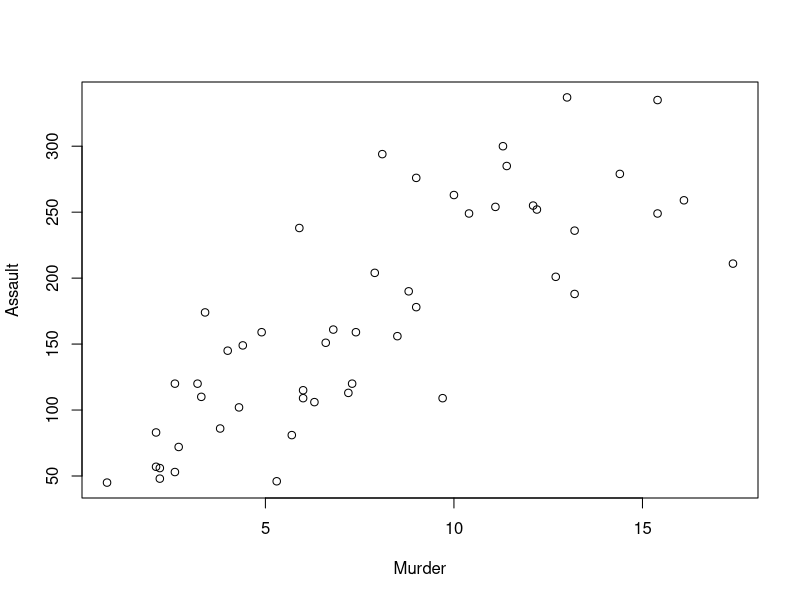
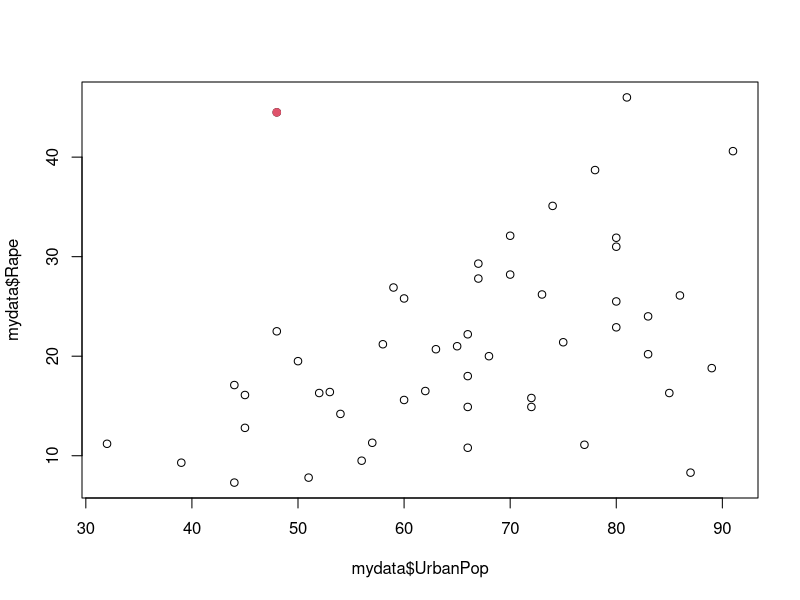
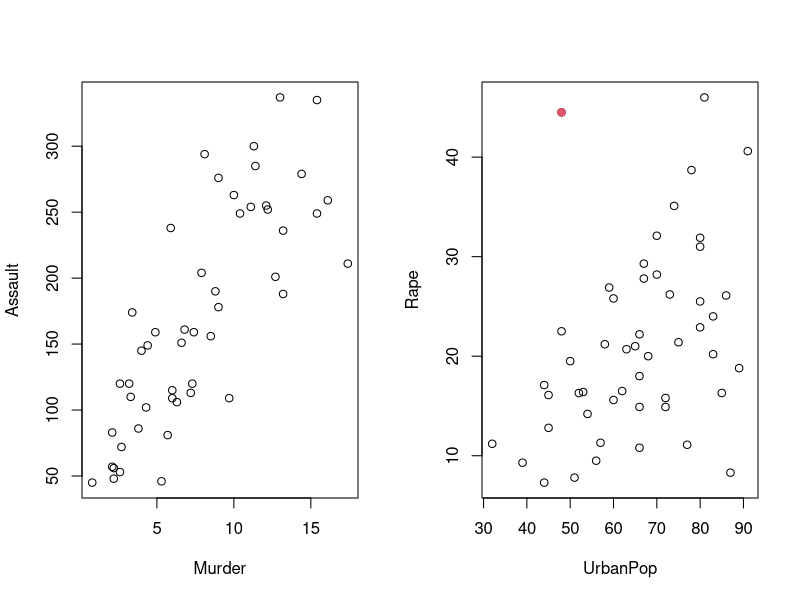
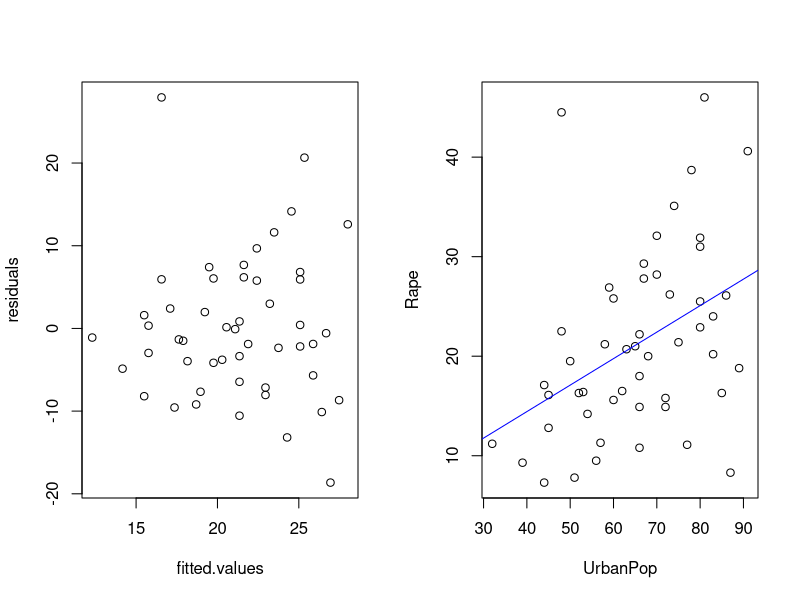
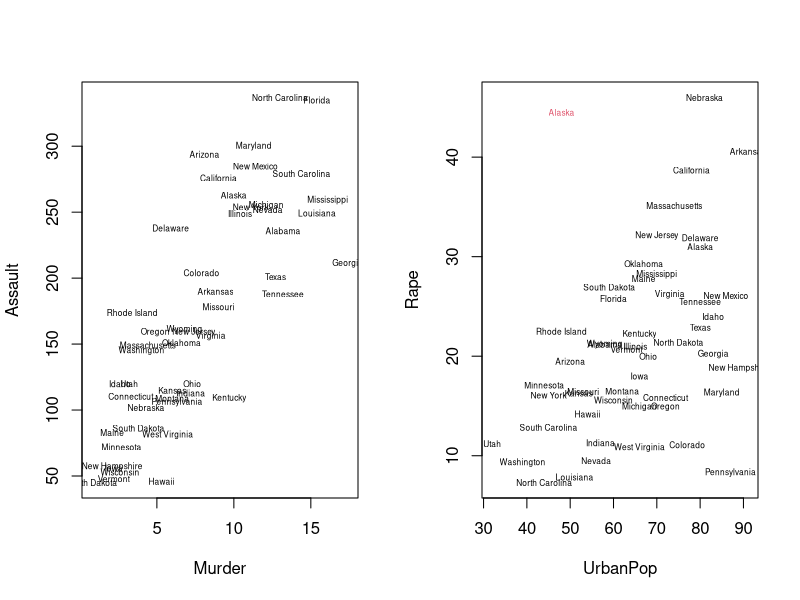
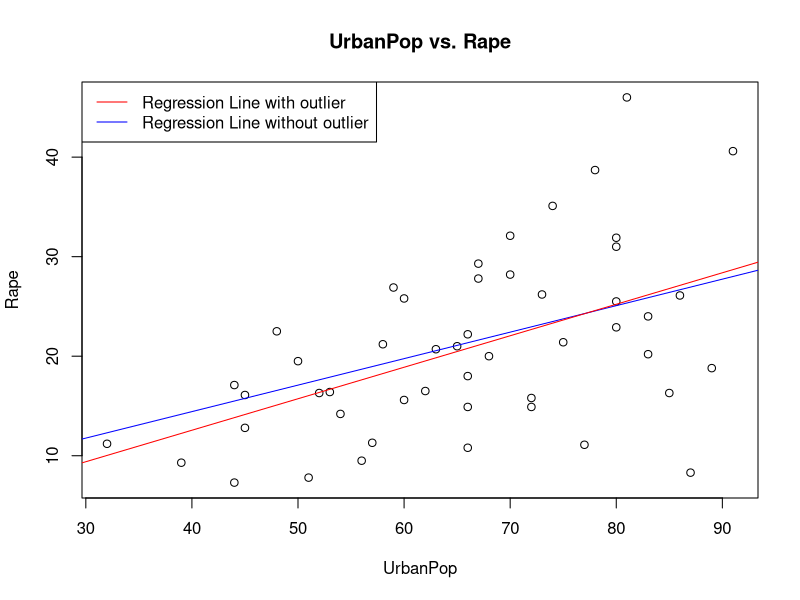

R code for these plots, in order:
# Lab 0 Basic R Skills

#onto the data
#(1)
data(USArrests)
#(2)
stateCoord <- read.table("stateCoord.txt")
head(stateCoord)
#(3)
#mydata <- merge(USArrests,stateCoord)
#Merge the two datasets into a single data frame
mydata <- cbind(USArrests,stateCoord)
head(mydata)
#(4)
#write.table(mydata, file="mydata.txt", sep="\t")
write.table(mydata, file="mydata.txt", sep="\t", quote=FALSE, col.names=TRUE, row.names=FALSE)

#comparing two variables
#(1)
#plot(mydata$Murder,mydata$Assault) #linear
with(mydata, plot(Murder, Assault))
#(2)
plot(mydata$UrbanPop,mydata$Rape)
#outlier
index=which(mydata$UrbanPop<50 & mydata$Rape>40)
#points(mydata$UrbanPop[index],mydata$Rape[index],col=2)
points(mydata$UrbanPop[index],mydata$Rape[index],col=2,pch=19) #red solid circle
#(3)
par(mfcol=c(1,2))
with(mydata, plot(Murder, Assault))
with(mydata, plot(UrbanPop, Rape))
points(mydata$UrbanPop[index],mydata$Rape[index],col=2,pch=19)
#(4) (refer to solution)
png("mydata.png")
par(mfcol=c(1,2))
#with(mydata, plot(Murder, Assault))
with(mydata, plot(0,0,xlim=range(Murder),ylim=range(Assault),type="n",xlab="Murder",ylab="Assault"))
with(mydata,text(Murder,Assault,labels=row.names(mydata),cex=0.5))
#with(mydata, plot(UrbanPop, Rape))
with(mydata[-index,], plot(0,0,xlim=range(UrbanPop),ylim=range(Rape),type="n",xlab="UrbanPop",ylab="Rape"))
with(mydata[-index,],text(UrbanPop,Rape,labels=row.names(mydata),cex=0.5))
text(mydata$UrbanPop[index],mydata$Rape[index],labels=row.names(mydata)[index],col=2,cex=0.5)
dev.off()
#(5) see above

#regression
#(1)
popRape.LS<-lm(Rape~UrbanPop,data=mydata)
summary(popRape.LS)
#(2)
names(popRape.LS)
with(popRape.LS,plot(fitted.values,residuals)) # not completely random
#(3)
with(mydata, plot(UrbanPop, Rape))
abline(popRape.LS,col="blue") #the use of lm
#(4)
pdf("mydata_regression.pdf")
popRape.LS.new<-lm(Rape~UrbanPop,data=mydata[-index,]) 
with(mydata, plot(UrbanPop, Rape))
abline(popRape.LS,col="blue")
abline(popRape.LS.new,col="red")
#(5)
# not good due to the heteroscedasticity
#(6)
title("UrbanPop vs. Rape")
leg.txt <- c("Regression Line with outlier", "Regression Line without outlier")
legend("topleft",legend=leg.txt,col=c("red","blue"),lty=1)
dev.off()
#(7) see above




